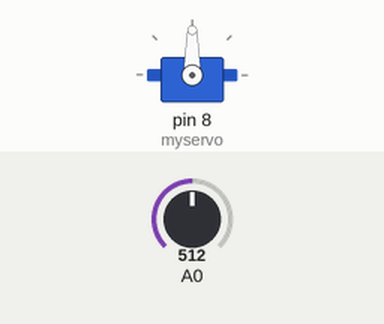
A sketch run on a simulated Arduino Uno, built with avr-gcc and run on an emulated ATmega328P. Shown: servo. The test bench sets the inputs (shaded band); at power-on: A0 = 512.

Above: at 1.2 s.
1.3 s: A0 set to 886
2.8 s: A0 set to 910
At 2.95 s:
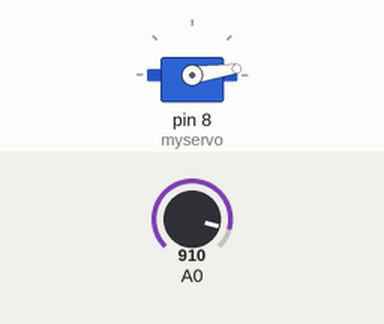
At 3.55 s:
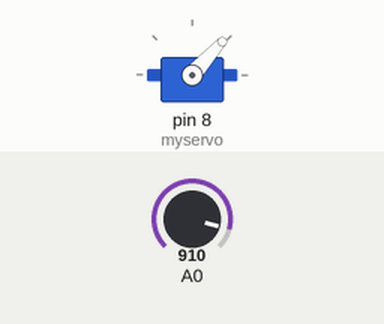
Timing chart, 0 to 45.6 s (numbered marks = the images above; inputs shaded):
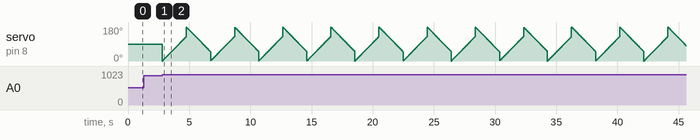

The sketch:

sketch_jul15a.ino
```cpp
#include <Servo.h>
Servo myservo;
int pos=0;
void setup() {
  myservo.attach(8);
  // put your setup code here, to run once:
}

void loop() {
  int val;
  val=analogRead(0);
  if(val>900){
    for(pos=0;pos<130;pos++)
    {
      myservo.write(pos);
      delay(15);
    }
    for(pos=180;pos>=50;pos-=1)
    {
      myservo.write(pos);
      delay(15);
    }
  }


}
```

Measured:
- the behaviour switches between 900 and 901 on A0 (found by bisection; images 0 and 1)
- after the input at 1.3 s, every drawn part: stays the same
